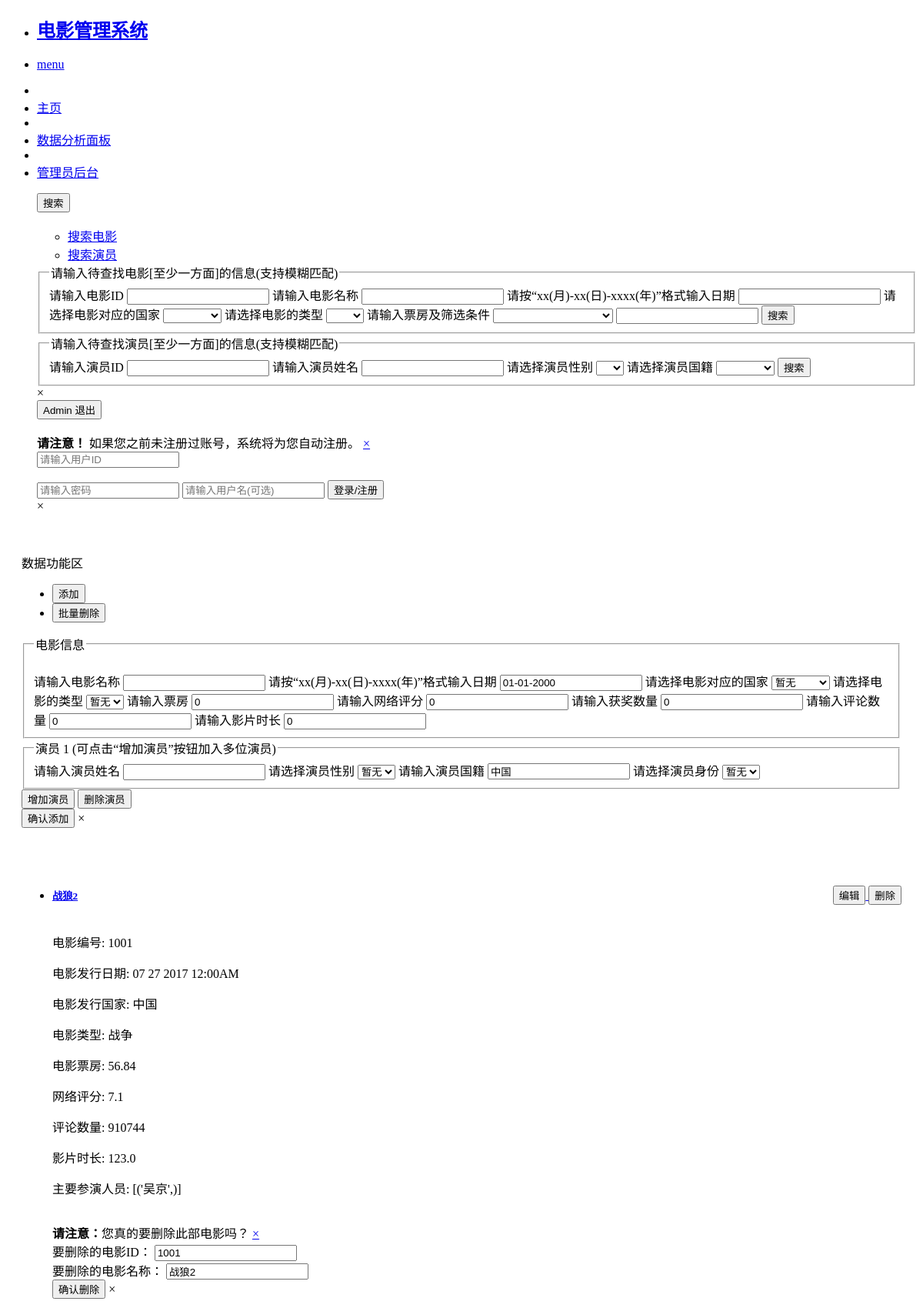
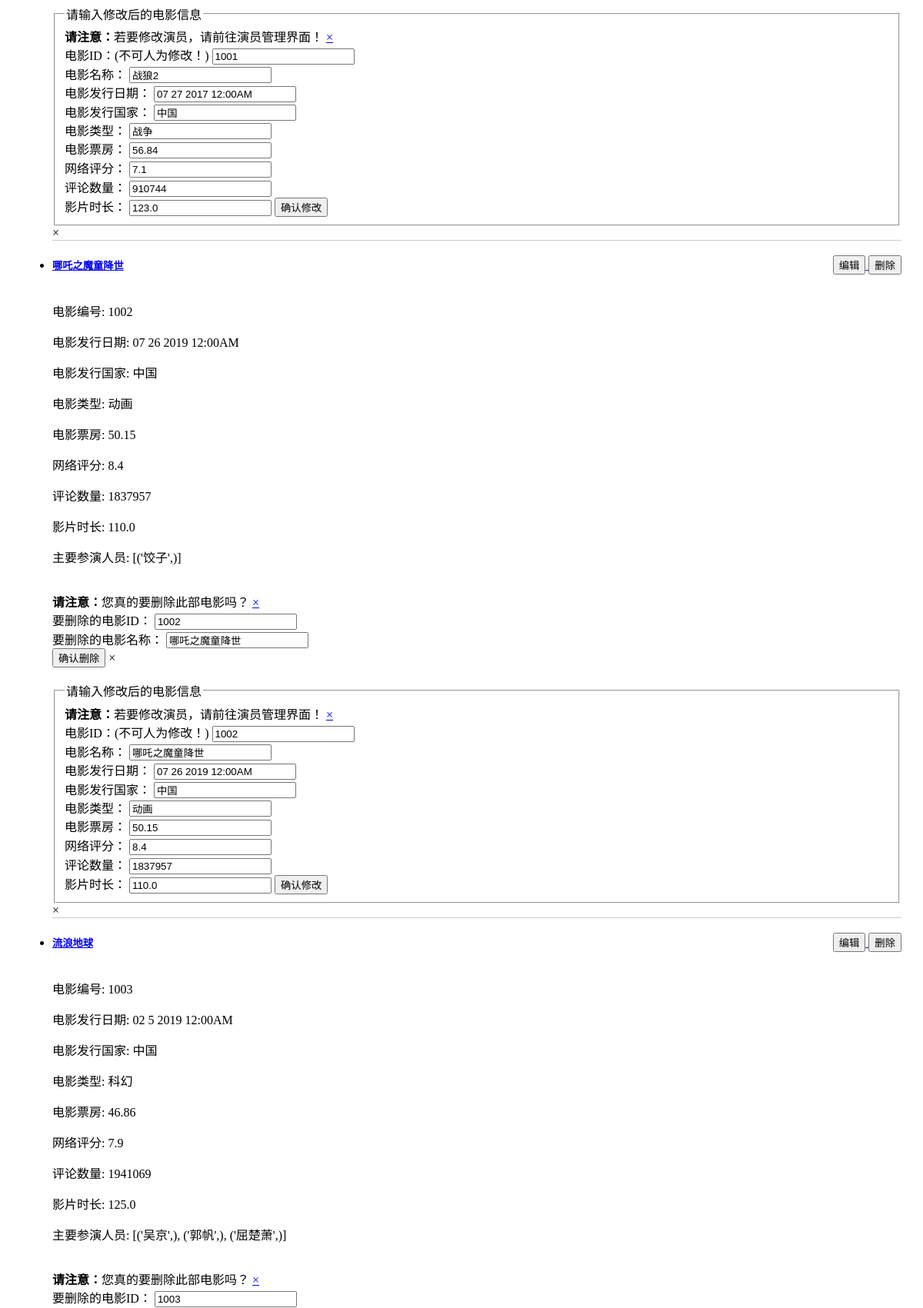
Page /admin_mv_page (signed in, upper part) on the committed database (2 pictures, top to bottom).
### app.py (models this page shows, shortened)
class User_info(movie_db.Model, UserMixin): #继承UserMixin类
    user_id = movie_db.Column(movie_db.String(128), nullable = False, primary_key=True)
    username = movie_db.Column(movie_db.String(128), nullable = False)
    password_hash = movie_db.Column(movie_db.String(128), nullable = False)
    mv_starred = movie_db.Column(movie_db.String(128)) #收藏的电影
    act_starred = movie_db.Column(movie_db.String(128)) #收藏的演员
    tag = movie_db.Column(movie_db.String(128)) #用不多于10个字描述一下自己
    def get_id(self):
        return str(self.user_id)

class Movie_info(movie_db.Model):
    mv_id = movie_db.Column(movie_db.Integer, nullable = False, primary_key=True)
    mv_name = movie_db.Column(movie_db.String(20), nullable = False)
    rls_date = movie_db.Column(movie_db.String(20))
    mv_country = movie_db.Column(movie_db.String(20))
    mv_type = movie_db.Column(movie_db.String(10))
    year = movie_db.Column(movie_db.String(10)) #这里要限制输入年份的区间1000~2100，可以在前端限制
    mv_box = movie_db.Column(movie_db.Float) #注意，传入数据后，类型不一致的sqlalchemy会自动修正！
    online_rate = movie_db.Column(movie_db.Float) #从豆瓣获取的评分
    prize_num = movie_db.Column(movie_db.Integer) #获奖数量
    comments_num = movie_db.Column(movie_db.Integer) #评论数量
    duration = movie_db.Column(movie_db.Float) #影片时长

### app.py (the view)
@app.route('/admin_mv_page', methods = ['GET'])
@login_required #用于视图保护
def demo_mv():
    rst = Movie_info.query.all()
    act_rst = {}
    for mv_element in rst:
        mv_id = mv_element.mv_id
        act_que = movie_db.session.query(Actor_info.act_name).join(Mv_Act, Mv_Act.act_id == Actor_info.act_id).filter(Mv_Act.mv_id == mv_id).all()
        act_list = [temp for temp in act_que]
        unique_act_list = list(set(act_list))
        act_rst[mv_id] = unique_act_list
    return render_template('admin_mv_page.html', rst_movies = rst, rst_acts = act_rst)

### app.py (called while the page is built)
@login_manager.user_loader
def load_user(user_id):
    user = User_info.query.get(user_id)
    return user

### templates/admin_mv_page.html (shortened to what this page needs)
{% if current_user.is_authenticated %}
{% if current_user.get_id() == "1" %}
{% extends 'mainpage_base.html' %}
{% block 图片展示 %}
<div style="padding: 20px;">
    <p>数据功能区</p>
    <ul class="button-group radius">
      <li><button type="button" class="button" data-reveal-id="add_info">添加</button></li>
      <li><button type="button" class="button">批量删除</button></li>
    </ul>
    <div id="add_info" class="reveal-modal" data-reveal>
        <div id="formContainer">
            <fieldset>
                <legend>电影信息</legend>
                <div class="form-group">
                    <form class="mv_Form" method="post">
                        <div class="row" id="formItems1">
                            <br>
                            <div class="small-12 columns form-item">
                                请输入电影名称
                                <input type="text" name = "mv_name" required>
                                请按“xx(月)-xx(日)-xxxx(年)”格式输入日期
                                <input type="text" name = "date" value = "01-01-2000" required>
                                请选择电影对应的国家
                                <select name = "mv_country">
                                    <option>暂无</option>
                                </select>
                                请选择电影的类型
                                <select name = "mv_type">
                                    <option>暂无</option>
                                </select>
                                请输入票房
                                <input type="text" name = "box" value = "0" required>
                                请输入网络评分
                                <input type="text" name = "online_rate" value = "0" required>
                                请输入获奖数量
                                <input type="text" name = "prize_num" value = "0" required>
                                请输入评论数量
                                <input type="text" name = "comments_num" value = "0" required>
                                请输入影片时长
                                <input type="text" name = "duration" value = "0" required>
                            </div>
                        </div>
                    </form>
                </div>
            </fieldset>
            <fieldset>
                <legend>演员 1 (可点击“增加演员”按钮加入多位演员)</legend>
                <div class="form-group">
                    <form class="act_Form" method="post">
                        <div class="row" id="formItems2">
                            <div class="small-12 columns form-item">
                                请输入演员姓名
                                <input type="text" name = "act_name" required>
                                请选择演员性别
                                <select name = "gender">
                                    <option>暂无</option>
                                </select>
                                请输入演员国籍
                                <input type="text" name = "country" value = "中国" required>
                                请选择演员身份
                                <select name = "act_relation">
                                    <option>暂无</option>
                                </select>
                            </div>
                        </div>
                    </form>
                </div>
            </fieldset>
        </div>
        <div class="row">
            <div class="small-12 columns">
                <button type="button" onclick="addForm()">增加演员</button>
                <button type="button" onclick="deleteForm()">删除演员</button>
            </div>
        </div>
        <button onclick="gatherAndSubmitFormData()">确认添加</button>
        <a class="close-reveal-modal">&times;</a>
    </div>
</div>
{% endblock 图片展示 %}
{% block 搜索结果 %}
<div style="padding:20px;">
    <ul class="accordion" data-accordion>
      {% for movie in rst_movies %}
        <li class="accordion-navigation">
            <a href="#demo_{{ loop.index }}">
                <div class="row_container">
                    <h5>{{ movie.mv_name }}</h5>
                    <ul class="button-group radius">
                        <button type="button" class="button round small" data-reveal-id="edit_{{ loop.index }}">编辑</button>
                        <button type="button" class="button round small" data-reveal-id="delete_{{ loop.index }}">删除</button>
                    </ul>
                </div>
            </a>
            <div id="demo_{{ loop.index }}" class="content">
                <div class="panel radius">
                    <p>电影编号: {{ movie.mv_id }}</p>
                    <p>电影发行日期: {{ movie.rls_date }}</p>
                    <p>电影发行国家: {{ movie.mv_country }}</p>
                    <p>电影类型: {{ movie.mv_type }}</p>
                    <p>电影票房: {{ movie.mv_box }}</p>
                    <p>网络评分: {{ movie.online_rate }}</p>
                    <p>评论数量: {{ movie.comments_num }}</p>
                    <p>影片时长: {{ movie.duration }}</p>
                    <p>主要参演人员:{% for key, value in rst_acts.items() %}
                        {% if key == movie.mv_id %}
                          {{ value }}
                        {% endif %}
                      {% endfor %}</p>
                    <div id="delete_{{ loop.index }}" class="reveal-modal medium" data-reveal>
                        <form class="mv_delete_Form" action="/admin_delete_mv" method="post">
                            <br>
                            <div data-alert class="alert-box warning">
                                <strong>请注意：</strong>您真的要删除此部电影吗？
                                <a href="#" class="close">&times;</a>
                            </div>
                            <label for="mv_id">要删除的电影ID：</label>
                            <input type="text" id="mv_id" name="mv_id" value="{{ movie.mv_id }}" readonly><br>
                            <label for="mv_name">要删除的电影名称：</label>
                            <input type="text" id="mv_name" name="mv_name" value="{{ movie.mv_name }}" readonly><br>
                            <input class="button" type = "submit" name = "delete" value="确认删除">
                            <a class="close-reveal-modal">&times;</a>
                        </form>
                    </div>
                    <div id="edit_{{ loop.index }}" class="reveal-modal large" data-reveal>
                        <br>
                        <fieldset>
                            <div data-alert class="alert-box warning">
                                <strong>请注意：</strong>若要修改演员，请前往演员管理界面！
                                <a href="#" class="close">&times;</a>
                            </div>
                            <legend>请输入修改后的电影信息</legend>
                            <form class="mv_edit_Form" action="/admin_modify_mv" method="post">
                                <label for="mv_id">电影ID：(不可人为修改！)</label>
                                <input type="text" id="mv_id" name="mv_id" value="{{ movie.mv_id }}" readonly required><br>
                                <label for="mv_name">电影名称：</label>
                                <input type="text" id="mv_name" name="mv_name" value="{{ movie.mv_name }}" required><br>
                                <label for="mv_rls_date">电影发行日期：</label>
                                <input type="text" id="mv_rls_date" name="mv_rls_date" value="{{ movie.rls_date }}" required><br>
                                <label for="mv_country">电影发行国家：</label>
                                <input type="text" id="mv_country" name="mv_country" value="{{ movie.mv_country }}" required><br>
                                <label for="mv_type">电影类型：</label>
                                <input type="text" id="mv_type" name="mv_type" value="{{ movie.mv_type}}" required><br>
                                <label for="mv_box">电影票房：</label>
                                <input type="text" id="mv_box" name="mv_box" value="{{ movie.mv_box}}" required><br>
                                <label for="online_rate">网络评分：</label>
                                <input type="text" id="online_rate" name="online_rate" value="{{ movie.online_rate}}" required><br>
                                <label for="comments_num">评论数量：</label>
                                <input type="text" id="comments_num" name="comments_num" value="{{ movie.comments_num}}" required><br>
                                <label for="duration">影片时长：</label>
                                <input type="text" id="duration" name="duration" value="{{ movie.duration}}" required>
                                <input class="button" type = "submit" name = "modify" value="确认修改">
                            </form>
                        </fieldset>
                        <a class="close-reveal-modal">&times;</a>
                    </div>
                </div>
            </div>
        </li>
      {% endfor %}
    </ul>
</div>
{% endblock 搜索结果 %}
{% endif %}
{% endif %}

### templates/mainpage_base.html (shortened to what this page needs)
<!doctype html>
<html>
  <head>
    <link rel="stylesheet" href="https://cdnjs.cloudflare.com/ajax/libs/foundation/5.5.3/css/normalize.min.css">
    <link rel="stylesheet" href="https://cdnjs.cloudflare.com/ajax/libs/foundation/5.5.3/css/foundation.min.css">
    <link href='https://cdnjs.cloudflare.com/ajax/libs/foundicons/3.0.0/foundation-icons.css' rel='stylesheet' type='text/css'>
  </head>
  <body>
    <div class="fixed">
      <nav class="top-bar" data-topbar>
        <ul class="title-area">
          <li class="name">
            <h1>
              <a href="#">
                电影管理系统
              </a>
            </h1>
          </li>
          <li class="toggle-topbar menu-icon"><a href="#"><span>menu</span></a></li>
        </ul>
        <section class="top-bar-section">
          <ul class="left">
            <li class="divider"></li>
            <li><a href="#" onclick="redirectToMainPage()">主页</a></li>
            <li class="divider"></li>
            <li><a href="#">数据分析面板</a></li>
            <li class="divider"></li>
            {% if current_user.is_authenticated %}
              {% if current_user.get_id() == "1" %}
                <li><a href="#" onclick="redirectToAdmin()">管理员后台</a></li>
              {% endif %}
            {% endif %}
          </ul>
          <ul class="right">
            <button type="button" class="button radius" data-reveal-id="search"> 搜索</button>
            <div id="search" class="reveal-modal" data-reveal>
              <br>
              <ul class="tabs" data-tab>
                <li class="tab-title active"><a href="#search_movie">搜索电影</a></li>
                <li class="tab-title"><a href="#search_actor">搜索演员</a></li>
              </ul>
              <div class="tabs-content">
                <div class="content active" id="search_movie">
                  <form action = "/" method="post">
                    <fieldset>
                      <legend>请输入待查找电影[至少一方面]的信息(支持模糊匹配)</legend>
                      请输入电影ID
                      <input type="text" name = "mv_id">
                      请输入电影名称
                      <input type="text" name = "mv_name">
                      请按“xx(月)-xx(日)-xxxx(年)”格式输入日期
                      <input type="text" name = "date">
                      请选择电影对应的国家
                      <select name = "mv_country">
                        <option></option>
                        <option>中国</option>
                      </select>
                      请选择电影的类型
                      <select name = "mv_type">
                        <option></option>
                        <option>动作</option>
                      </select>
                      请输入票房及筛选条件
                      <select name = "box_1">
                        <option></option>
                        <option>选出大于该票房的</option>
                      </select>
                      <input type="text" name = "box_2">
                      <input class="button" type = "submit" name = "search_mv" value="搜索">
                    </fieldset>
                  </form>
                </div>
                <div class="content" id="search_actor">
                  <form action = "/" method="post">
                    <fieldset>
                      <legend>请输入待查找演员[至少一方面]的信息(支持模糊匹配)</legend>
                      请输入演员ID
                      <input type="text" name = "act_id">
                      请输入演员姓名
                      <input type="text" name = "act_name">
                      请选择演员性别
                      <select name = "gender">
                        <option></option>
                        <option>男</option>
                      </select>
                      请选择演员国籍
                      <select name = "act_country">
                        <option></option>
                        <option>中国</option>
                      </select>
                      <input class="button" type = "submit" name = "search_act" value="搜索">
                    </fieldset>
                  </form>
                </div>
              </div>
              <a class="close-reveal-modal">&times;</a>
            </div>
            {% if current_user.is_authenticated %}
              <button type="button" class="button radius" id="logout">{{ current_user.username }} 退出</button>
            {% else %}
              <button type="button" class="button radius" data-reveal-id="login"><i class="fi-pencil"></i> 登录/注册</button>
            {% endif %}
            <div id="login" class="reveal-modal" data-reveal>
              <br>
              <form action = "/login" method = "post">
                <div data-alert class="alert-box warning">
                  <strong>请注意！</strong> 如果您之前未注册过账号，系统将为您自动注册。
                  <a href="#" class="close">&times;</a>
                </div>
                <input type="text" id = "user_id" name = "user_id" placeholder="请输入用户ID" required>
                <input type="password" name = "password" placeholder="请输入密码" required>
                <input type="text" name = "username" placeholder="请输入用户名(可选)">
                <input class="button" type = "submit" name = "log_in" value="登录/注册">
              </form>
              <a class="close-reveal-modal">&times;</a>
            </div>
          </ul>
        </section>
      </nav>
    </div>
    {% block 图片展示 %}{% endblock 图片展示 %}
    {% block 搜索结果 %}{% endblock 搜索结果 %}
  </body>
</html>

### templates/admin_mv_page.html (style rules this page uses)
.accordion-navigation { border-bottom: 1px solid #ccc; }
.row_container { display: flex; justify-content: space-between; align-items: center; }

### rows in the picture
User_info: username "Admin"
Movie_info: mv_name "战狼2", mv_id "1001", rls_date "07 27 2017 12:00AM", mv_country "中国", mv_type "战争", mv_box "56.84", online_rate "7.1", comments_num "910744", duration "123.0", value "[('吴京',)]", mv_rls_date "07 27 2017 12:00AM"
Movie_info: mv_name "哪吒之魔童降世", mv_id "1002", rls_date "07 26 2019 12:00AM", mv_country "中国", mv_type "动画", mv_box "50.15", online_rate "8.4", comments_num "1837957", duration "110.0", value "[('饺子',)]", mv_rls_date "07 26 2019 12:00AM"
Movie_info: mv_name "流浪地球", mv_id "1003", rls_date "02 5 2019 12:00AM", mv_country "中国", mv_type "科幻", mv_box "46.86", online_rate "7.9", comments_num "1941069", duration "125.0", value "[('吴京',), ('郭帆',), ('屈楚萧',)]"
